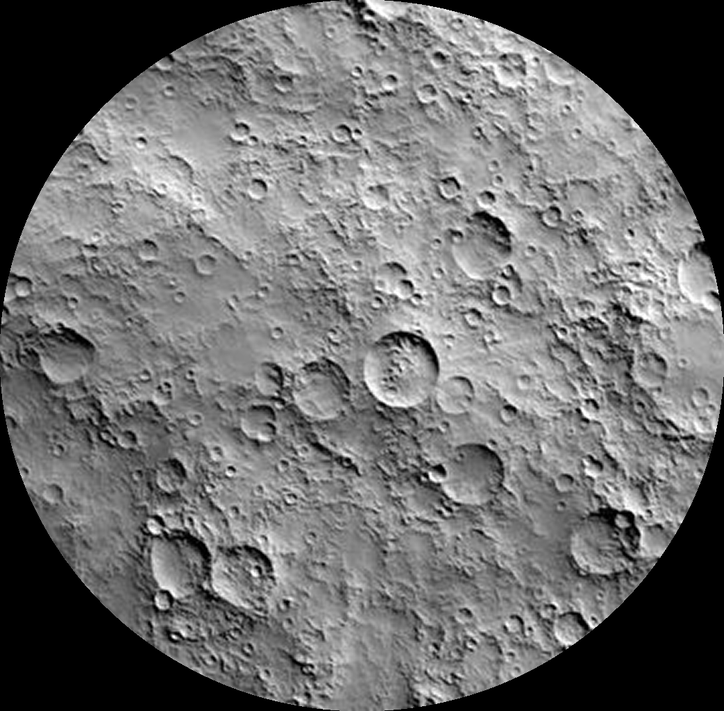
#> input picture 2D_grayscaled.png, 724 x 711 px, shrunk from 1043 x 1024 before the run; its folder holds 4 pictures in this run
$ python CLAHE.py
#> lines starting #> are read from the running program, lines starting #| are printed output that depends on the picture
import cv2

def claheprocessing(imgname, imgpath):
#> called with imgname = '2D', imgpath = '2D_grayscaled.png'
    img = cv2.imread(imgpath, cv2.IMREAD_GRAYSCALE)
#> img is the input picture: shape (711, 724); min 0, max 255, mean 107.8
    clahe = cv2.createCLAHE(clipLimit=2.0, tileGridSize=(8,8))
    enhanced = clahe.apply(img)
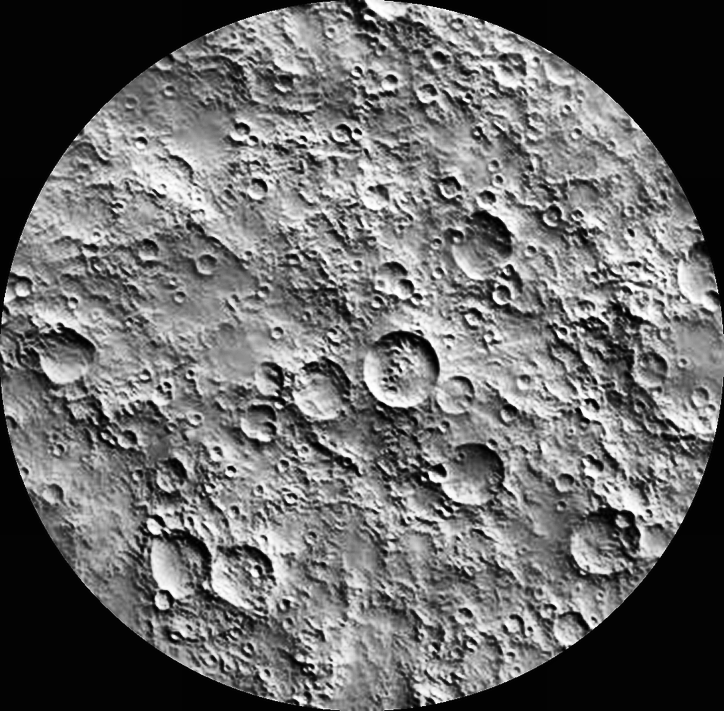
#> enhanced: shape (711, 724); min 0, max 255, mean 105.7
    cv2.imwrite(f'{imgname}_Clahe.png', enhanced)
    return enhanced

claheprocessing("2D", '2D_grayscaled.png')
claheprocessing("3D",'3D_grayscaled.png')
#> call 2 of claheprocessing, with imgname = '3D', imgpath = '3D_grayscaled.png'
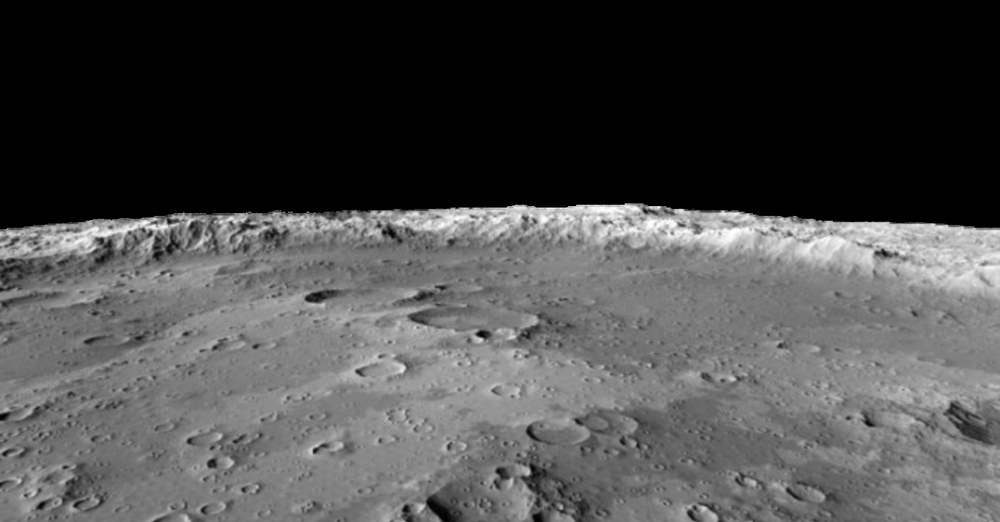
#> input picture 3D_grayscaled.png, 1000 x 522 px, shrunk from 1440 x 752 before the run
#> in claheprocessing, img is the input picture: shape (522, 1000); min 0, max 255, mean 75.1
#> in claheprocessing (call 2), `enhanced = clahe.apply(img)`:
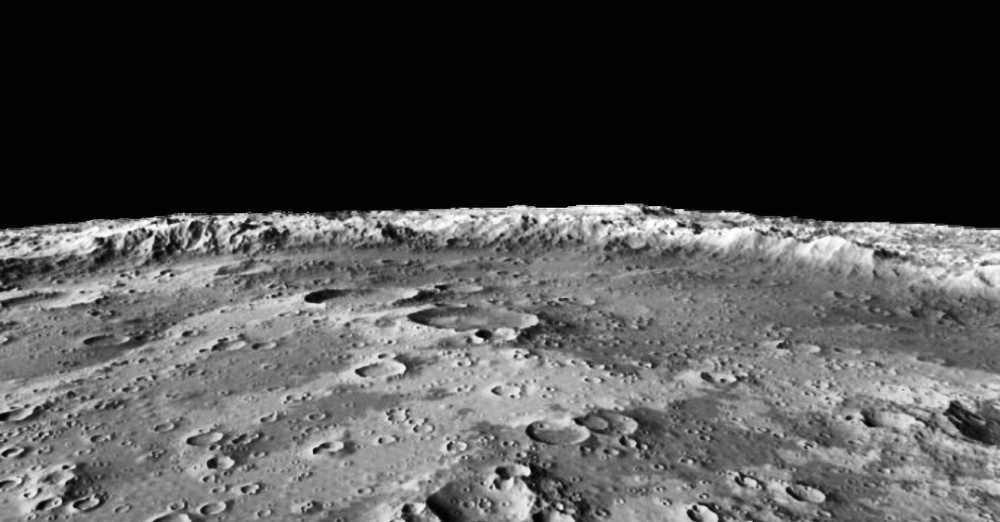
#> enhanced: shape (522, 1000); min 1, max 255, mean 77.4
